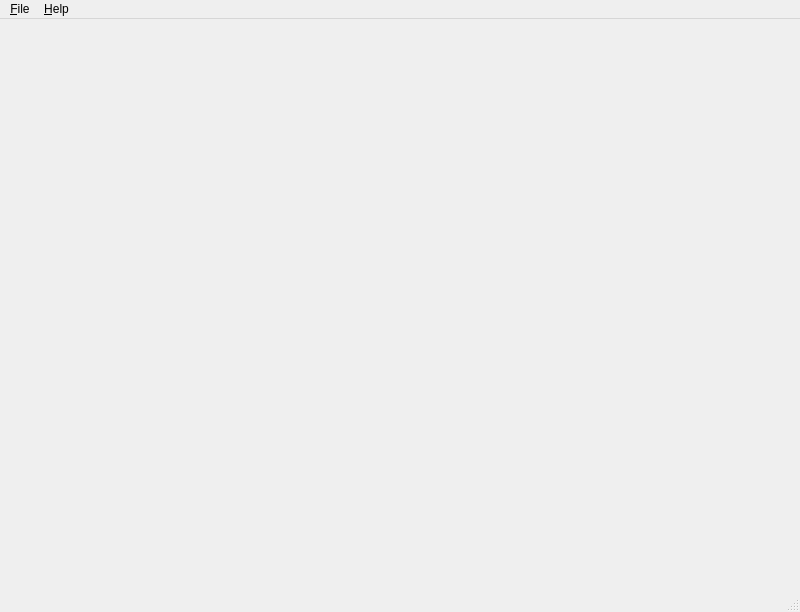
<?xml version="1.0" encoding="UTF-8"?>
<ui version="4.0">
 <class>MainWindow</class>
 <widget class="QMainWindow" name="MainWindow">
  <property name="enabled">
   <bool>true</bool>
  </property>
  <property name="geometry">
   <rect>
    <x>0</x>
    <y>0</y>
    <width>800</width>
    <height>612</height>
   </rect>
  </property>
  <property name="windowTitle">
   <string>MainWindow</string>
  </property>
  <widget class="QWidget" name="centralwidget">
   <layout class="QVBoxLayout" name="verticalLayout"/>
  </widget>
  <widget class="QMenuBar" name="menubar">
   <property name="geometry">
    <rect>
     <x>0</x>
     <y>0</y>
     <width>800</width>
     <height>26</height>
    </rect>
   </property>
   <widget class="QMenu" name="menuFile">
    <property name="title">
     <string>&amp;File</string>
    </property>
    <addaction name="actionOpen"/>
    <addaction name="separator"/>
    <addaction name="actionExit"/>
   </widget>
   <widget class="QMenu" name="menuHelp">
    <property name="title">
     <string>&amp;Help</string>
    </property>
    <addaction name="actionControls"/>
    <addaction name="actionAbout"/>
   </widget>
   <addaction name="menuFile"/>
   <addaction name="menuHelp"/>
  </widget>
  <widget class="QStatusBar" name="statusbar"/>
  <action name="actionExit">
   <property name="text">
    <string>E&amp;xit</string>
   </property>
  </action>
  <action name="actionOpen">
   <property name="text">
    <string>&amp;Open...</string>
   </property>
   <property name="shortcut">
    <string>Ctrl+O</string>
   </property>
  </action>
  <action name="actionControls">
   <property name="text">
    <string>Keyboard/Mouse Controls</string>
   </property>
  </action>
  <action name="actionAbout">
   <property name="text">
    <string>About OFV</string>
   </property>
  </action>
 </widget>
 <resources/>
 <connections>
  <connection>
   <sender>actionExit</sender>
   <signal>triggered()</signal>
   <receiver>MainWindow</receiver>
   <slot>close()</slot>
   <hints>
    <hint type="sourcelabel">
     <x>-1</x>
     <y>-1</y>
    </hint>
    <hint type="destinationlabel">
     <x>399</x>
     <y>299</y>
    </hint>
   </hints>
  </connection>
 </connections>
</ui>
